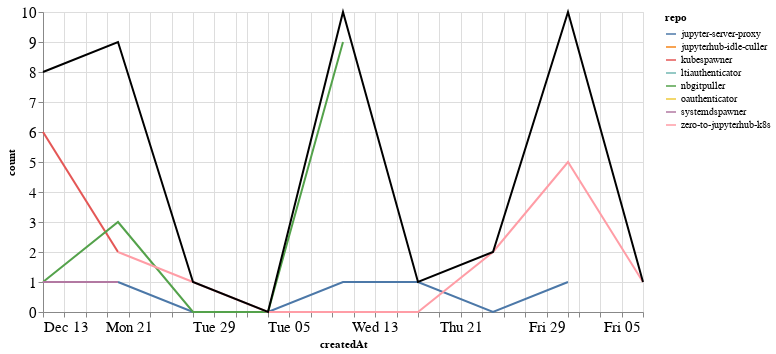

The cell this chart's notebook holds for it:
### Markdown cell above
### Comments

### Code cell
comments_time = comments.groupby('repo').resample('W', on='createdAt').count()['author'].reset_index()
comments_time = comments_time.rename(columns={'author': 'count'})
comments_time_total = comments_time.groupby('createdAt').agg({"count": "sum"}).reset_index()
ch1 = alt.Chart(comments_time, width=600).mark_line().encode(
    x='createdAt',
    y='count',
    color='repo',
    tooltip="repo"
)

ch2 = alt.Chart(comments_time_total, width=600).mark_line(color="black").encode(
    x='createdAt',
    y='count',
)

ch1 + ch2

### Figure 1 — Vega-Lite specification as saved in the notebook (floating-point values rounded to 4 significant figures)
{"config": {"axisLeft": {"labelFontSize": 15}, "axisBottom": {"labelFontSize": 15}}, "layer": [{"data": {"name": "data-f8e077985d49e7fdc7f0c271565850ab"}, "mark": "line", "encoding": {"color": {"type": "nominal", "field": "repo"}, "tooltip": {"type": "nominal", "field": "repo"}, "x": {"type": "temporal", "field": "createdAt"}, "y": {"type": "quantitative", "field": "count"}}, "width": 600}, {"data": {"name": "data-a56d8dce1687a6dcbefabd3f007eca0c"}, "mark": {"type": "line", "color": "black"}, "encoding": {"x": {"type": "temporal", "field": "createdAt"}, "y": {"type": "quantitative", "field": "count"}}, "width": 600}], "$schema": "https://vega.github.io/schema/vega-lite/v4.8.1.json", "datasets": {"data-f8e077985d49e7fdc7f0c271565850ab": [{"repo": "jupyter-server-proxy", "createdAt": "2020-12-20T00:00:00", "count": 1}, {"repo": "jupyter-server-proxy", "createdAt": "2020-12-27T00:00:00", "count": 0}, {"repo": "jupyter-server-proxy", "createdAt": "2021-01-03T00:00:00", "count": 0}, {"repo": "jupyter-server-proxy", "createdAt": "2021-01-10T00:00:00", "count": 1}, {"repo": "jupyter-server-proxy", "createdAt": "2021-01-17T00:00:00", "count": 1}, {"repo": "jupyter-server-proxy", "createdAt": "2021-01-24T00:00:00", "count": 0}, {"repo": "jupyter-server-proxy", "createdAt": "2021-01-31T00:00:00", "count": 1}, {"repo": "jupyterhub-idle-culler", "createdAt": "2021-01-31T00:00:00", "count": 1}, {"repo": "kubespawner", "createdAt": "2020-12-13T00:00:00", "count": 6}, {"repo": "kubespawner", "createdAt": "2020-12-20T00:00:00", "count": 2}, {"repo": "ltiauthenticator", "createdAt": "2021-01-31T00:00:00", "count": 1}, {"repo": "nbgitpuller", "createdAt": "2020-12-13T00:00:00", "count": 1}, {"repo": "nbgitpuller", "createdAt": "2020-12-20T00:00:00", "count": 3}, {"repo": "nbgitpuller", "createdAt": "2020-12-27T00:00:00", "count": 0}, {"repo": "nbgitpuller", "createdAt": "2021-01-03T00:00:00", "count": 0}, {"repo": "nbgitpuller", "createdAt": "2021-01-10T00:00:00", "count": 9}, {"repo": "oauthenticator", "createdAt": "2021-01-31T00:00:00", "count": 2}, {"repo": "systemdspawner", "createdAt": "2020-12-13T00:00:00", "count": 1}, {"repo": "systemdspawner", "createdAt": "2020-12-20T00:00:00", "count": 1}, {"repo": "zero-to-jupyterhub-k8s", "createdAt": "2020-12-20T00:00:00", "count": 2}, {"repo": "zero-to-jupyterhub-k8s", "createdAt": "2020-12-27T00:00:00", "count": 1}, {"repo": "zero-to-jupyterhub-k8s", "createdAt": "2021-01-03T00:00:00", "count": 0}, {"repo": "zero-to-jupyterhub-k8s", "createdAt": "2021-01-10T00:00:00", "count": 0}, {"repo": "zero-to-jupyterhub-k8s", "createdAt": "2021-01-17T00:00:00", "count": 0}, {"repo": "zero-to-jupyterhub-k8s", "createdAt": "2021-01-24T00:00:00", "count": 2}, {"repo": "zero-to-jupyterhub-k8s", "createdAt": "2021-01-31T00:00:00", "count": 5}, {"repo": "zero-to-jupyterhub-k8s", "createdAt": "2021-02-07T00:00:00", "count": 1}], "data-a56d8dce1687a6dcbefabd3f007eca0c": [{"createdAt": "2020-12-13T00:00:00", "count": 8}, {"createdAt": "2020-12-20T00:00:00", "count": 9}, {"createdAt": "2020-12-27T00:00:00", "count": 1}, {"createdAt": "2021-01-03T00:00:00", "count": 0}, {"createdAt": "2021-01-10T00:00:00", "count": 10}, {"createdAt": "2021-01-17T00:00:00", "count": 1}, {"createdAt": "2021-01-24T00:00:00", "count": 2}, {"createdAt": "2021-01-31T00:00:00", "count": 10}, {"createdAt": "2021-02-07T00:00:00", "count": 1}]}}
